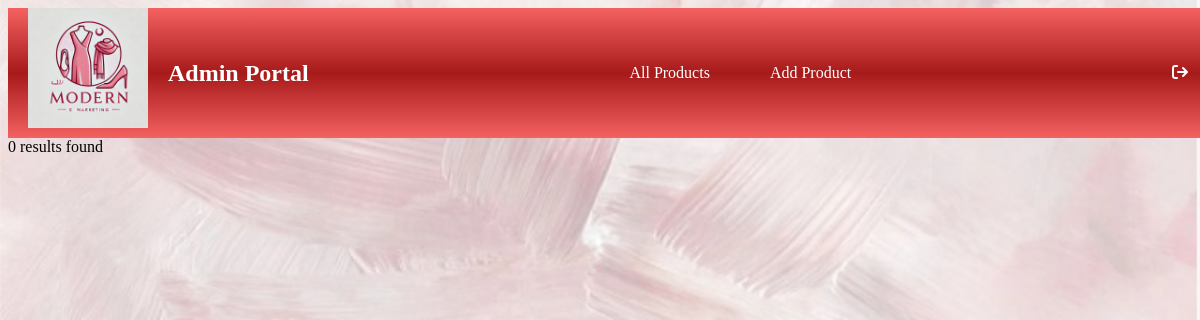
The page /app/admin/index.php?category=Dresses (signed in) on the database as committed earlier.
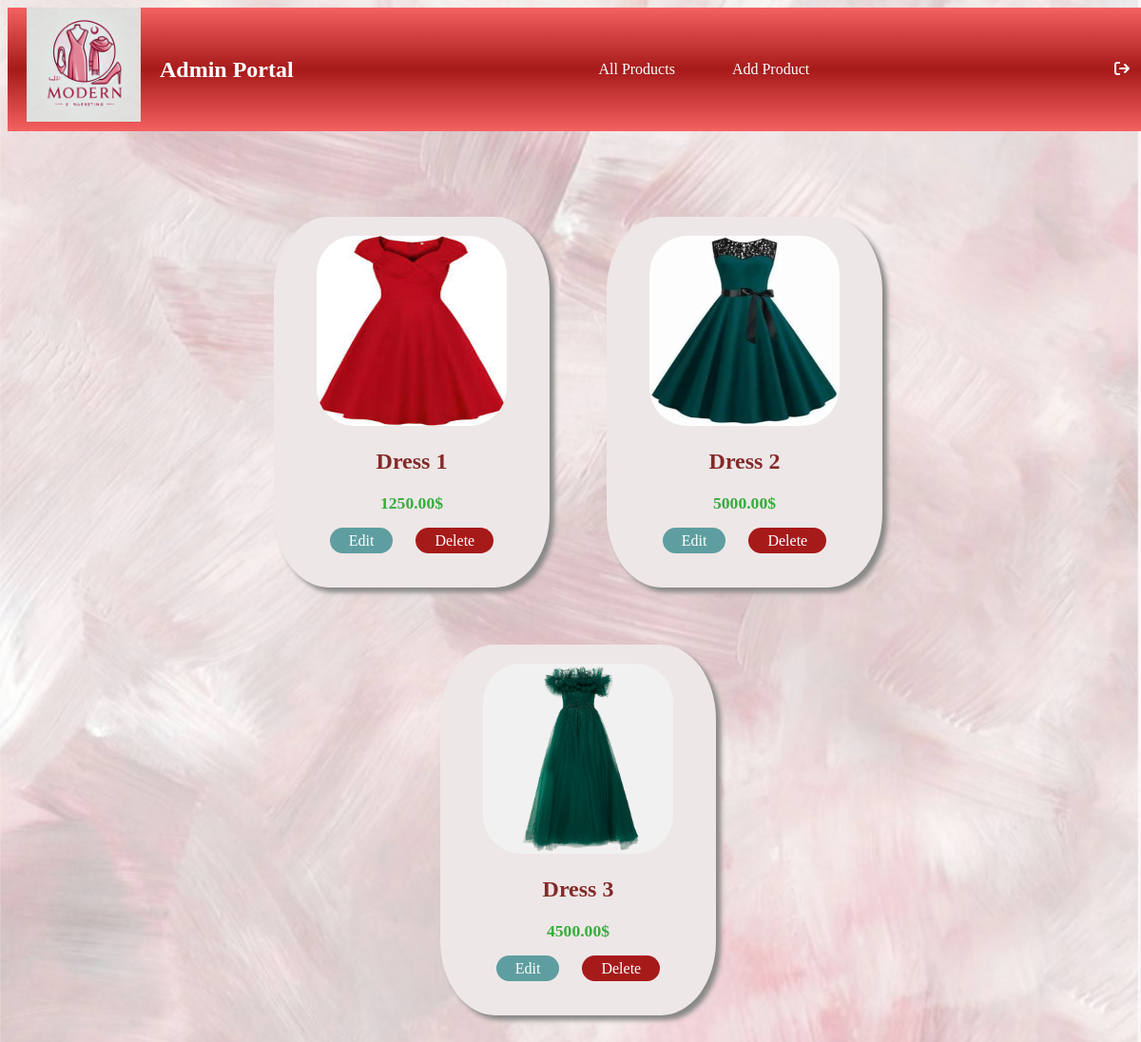
The same page on the database as committed later.
### tables this page shows
CREATE TABLE PRODUCT (
  `ID` int NOT NULL AUTO_INCREMENT primary key,
  `Category` varchar(45) DEFAULT NULL,
  `NAME` varchar(150) DEFAULT NULL,
  `Price` DECIMAL(10,2) NOT NULL,
  `Photo` varchar(250) DEFAULT ''
);

### app/admin/index.php (the view, shortened to what this page needs)
<!DOCTYPE html>
<html>
<head>
	<link rel="stylesheet" href="style.css">
    <link
      rel="stylesheet"
      href="https://cdnjs.cloudflare.com/ajax/libs/font-awesome/6.7.2/css/all.min.css"/>
</head>
<body>
<section>
      <div class="navbar flex">
        <div class="flex">
            <img class="logo" src="../logo.jpeg"/>
            <h2>Admin Portal</h2>
        </div>
        <div class="flex nav-options">
          <p><a class="menu" href="index.php">All Products</a></p>
          <p><a class="menu" href="new_product.html">Add Product</a></p>
        </div>
        <div class="flex cart">
        <a href="login.php?logout=true">
          <i style="color:white;margin-right:20px;" class="fa-solid fa-sign-out" aria-hidden="true"></i></a>
        </div>
      </div>
    </section>
<?php include 'connect.php';
if(isset($_GET["category"])) {
    $category = $_GET["category"];
    $sql="SELECT * FROM PRODUCT where CATEGORY like '$category'";
}
else{
    $sql="SELECT * FROM PRODUCT";
}
$ret = mysqli_query ($conn, $sql);
if(mysqli_num_rows($ret) > 0)
{
    echo "<section><div class='container'>";
	while($row=mysqli_fetch_assoc($ret))
	{
        echo "<div class='card'>
          <img src='../images/".$row['Photo']."'/>
          <h2>". $row['NAME']."</h2>
          <p>". $row['Price']."$</p>
          <a href='#' class='edit' onclick=\"onEditProduct(".$row['ID'].", event)\">Edit</a>
          <a class='delete' href='index.php?delid=".$row['ID']."' onclick='onDeleteProduct(event)'>Delete</a>
        </div>";
	}
    echo "</div></section>";
}
else echo "0 results found";
?>
</body>
</html>

### app/admin/style.css (style rules this page uses)
.container { display: flex; flex-wrap: wrap; justify-content: center; margin: auto; margin-top: 5%; margin-left: 10%; margin-right: 10%; }
.flex { display: flex; justify-content: space-between; align-items: center; }
.navbar { width: 100%; background: linear-gradient(180deg, rgb(244, 97, 97) 0%, rgb(167, 26, 26) 50%, rgba(244, 97, 97) 100%); color: #fff; }
.navbar h2 { color: white; display: inline; margin-left: 20px; }
.menu { margin: 10px; padding: 20px; color: white; text-decoration: none; }
.delete { margin: 0px 10px 0px 10px; padding: 5px 20px 5px 20px; background-color: rgb(167, 26, 26); color: white; text-decoration: none; border-radius: 20px; }
.edit { border: none; margin: 0px 10px 0px 10px; padding: 5px 20px 5px 20px; background-color: cadetblue; color: white; text-decoration: none; border-radius: 20px; }
.card { padding: 20px; width: 250px; height: 350px; border-radius: 20%; background-color: #eee7e7; box-shadow: 5px 5px 5px #888888; text-align: center; margin: 30px; }
.card img { width: 200px; height: 200px; border-radius: 20%; }
.card h2 { color: #842929; margin: 20px; }
.card p { font-size: 1.1rem; font-weight: bold; color: rgb(53, 173, 61); margin: 20px; }
.logo { width: 120px; height: 120px; margin-bottom: 10px; margin-left: 20px; }
body { height: 100%; width: 100%; background-image: url('../background.jpeg'); background-size: cover; }

Rows that differ between the two databases and show on the page:
now on this page (row edited): product: Photo (picture), NAME "Dress 1", Price "1250.00"
now on this page (row edited): product: Photo (picture), NAME "Dress 2", Price "5000.00"
now on this page (row edited): product: Photo (picture), NAME "Dress 3", Price "4500.00"
Other text that changed with them:
text no longer shown: "0 results found"
